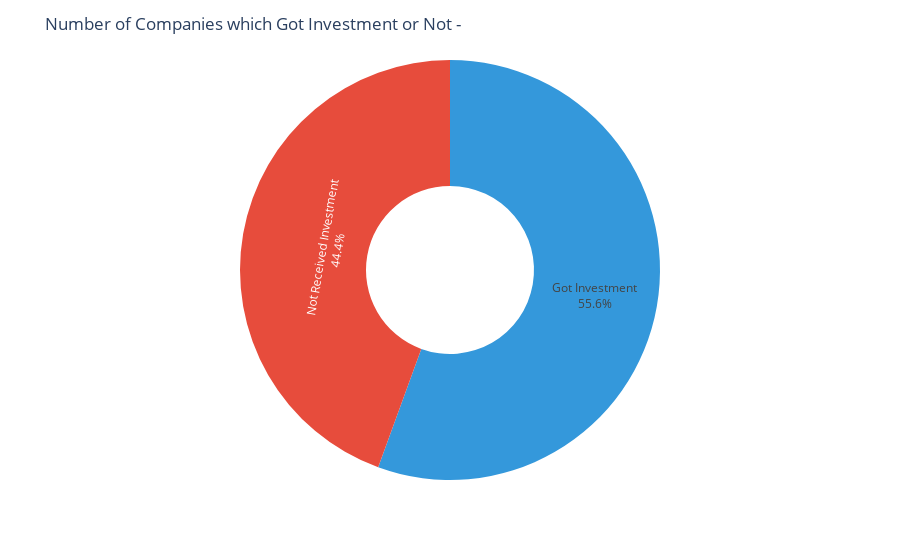

Notebook source saved alongside this figure:
### Markdown cell above
Percentage of comapnies got investment or not?
---

### Code cell
got_in = df[df['deal_amount'] > 0.0].shape[0]

not_in = df[df['deal_amount'] == 0.0].shape[0]


labels = ["Got Investment", "Not Received Investment"]

values = [got_in, not_in]

# Define custom colors

colors = ['#3498db', '#e74c3c']

fig = px.pie(values=values, names=labels, hole=0.4, color_discrete_sequence=colors)

fig.update_traces(textposition='inside', textinfo='percent+label')


fig.update_layout(title="Number of Companies which Got Investment or Not -", showlegend=False)

fig.show()

### Figure 1 — Plotly figure (JSON) as saved in the notebook; plotly's stock layout.template omitted (floating-point values rounded to 4 significant figures)
{"data": [{"domain": {"x": [0, 1], "y": [0, 1]}, "hole": 0.4, "hovertemplate": "label=%{label}<br>value=%{value}<extra></extra>", "labels": ["Got Investment", "Not Received Investment"], "legendgroup": "", "name": "", "showlegend": true, "textinfo": "percent+label", "textposition": "inside", "type": "pie", "values": [65, 52]}], "layout": {"legend": {"tracegroupgap": 0}, "margin": {"t": 60}, "piecolorway": ["#3498db", "#e74c3c"], "showlegend": false, "title": {"text": "Number of Companies which Got Investment or Not -"}}}
